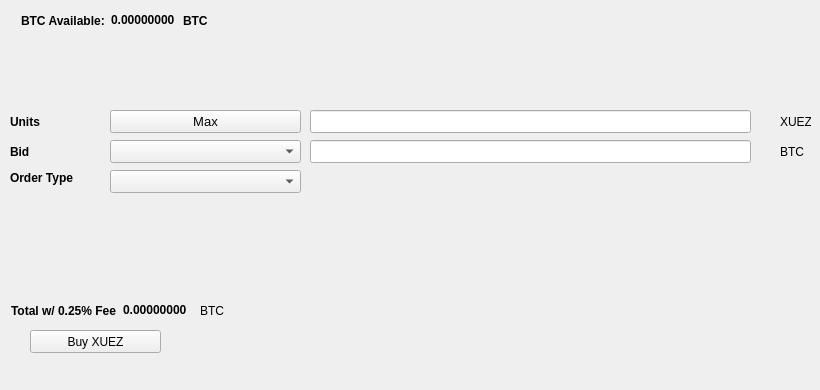
   <widget class="QWidget" name="BuyTab">
    <attribute name="title">
     <string>Buy</string>
    </attribute>
    <widget class="QPushButton" name="BuyXUEZ">
     <property name="geometry">
      <rect>
       <x>30</x>
       <y>330</y>
       <width>131</width>
       <height>23</height>
      </rect>
     </property>
     <property name="text">
      <string>Buy XUEZ</string>
     </property>
     <property name="icon">
      <iconset resource="../xuez.qrc">
       <normaloff>:/icons/bitcoin</normaloff>:/icons/bitcoin</iconset>
     </property>
    </widget>
    <widget class="QLabel" name="label_3">
     <property name="geometry">
      <rect>
       <x>10</x>
       <y>110</y>
       <width>46</width>
       <height>23</height>
      </rect>
     </property>
     <property name="font">
      <font>
       <weight>75</weight>
       <bold>true</bold>
      </font>
     </property>
     <property name="text">
      <string>Units</string>
     </property>
    </widget>
    <widget class="QLineEdit" name="UnitsInput">
     <property name="geometry">
      <rect>
       <x>310</x>
       <y>110</y>
       <width>441</width>
       <height>23</height>
      </rect>
     </property>
     <property name="font">
      <font>
       <pointsize>9</pointsize>
       <weight>75</weight>
       <bold>true</bold>
      </font>
     </property>
    </widget>
    <widget class="QLineEdit" name="BuyBidPriceEdit">
     <property name="geometry">
      <rect>
       <x>310</x>
       <y>140</y>
       <width>441</width>
       <height>23</height>
      </rect>
     </property>
     <property name="font">
      <font>
       <pointsize>9</pointsize>
       <weight>75</weight>
       <bold>true</bold>
      </font>
     </property>
    </widget>
    <widget class="QLabel" name="label_4">
     <property name="geometry">
      <rect>
       <x>780</x>
       <y>110</y>
       <width>31</width>
       <height>23</height>
      </rect>
     </property>
     <property name="text">
      <string>XUEZ</string>
     </property>
    </widget>
    <widget class="QLabel" name="label_5">
     <property name="geometry">
      <rect>
       <x>780</x>
       <y>140</y>
       <width>31</width>
       <height>23</height>
      </rect>
     </property>
     <property name="text">
      <string>BTC</string>
     </property>
    </widget>
    <widget class="QLabel" name="label_6">
     <property name="geometry">
      <rect>
       <x>10</x>
       <y>140</y>
       <width>46</width>
       <height>23</height>
      </rect>
     </property>
     <property name="font">
      <font>
       <weight>75</weight>
       <bold>true</bold>
      </font>
     </property>
     <property name="text">
      <string>Bid</string>
     </property>
    </widget>
    <widget class="QLabel" name="label_7">
     <property name="geometry">
      <rect>
       <x>10</x>
       <y>170</y>
       <width>91</width>
       <height>16</height>
      </rect>
     </property>
     <property name="font">
      <font>
       <weight>75</weight>
       <bold>true</bold>
      </font>
     </property>
     <property name="text">
      <string>Order Type</string>
     </property>
    </widget>
    <widget class="QPushButton" name="Buy_Max_Amount">
     <property name="geometry">
      <rect>
       <x>110</x>
       <y>110</y>
       <width>191</width>
       <height>23</height>
      </rect>
     </property>
     <property name="font">
      <font>
       <pointsize>10</pointsize>
      </font>
     </property>
     <property name="text">
      <string>Max</string>
     </property>
    </widget>
    <widget class="QComboBox" name="BuyBidcomboBox">
     <property name="geometry">
      <rect>
       <x>110</x>
       <y>140</y>
       <width>191</width>
       <height>23</height>
      </rect>
     </property>
     <property name="font">
      <font>
       <pointsize>10</pointsize>
      </font>
     </property>
    </widget>
    <widget class="QComboBox" name="buyOrdertypeCombo">
     <property name="geometry">
      <rect>
       <x>110</x>
       <y>170</y>
       <width>191</width>
       <height>23</height>
      </rect>
     </property>
     <property name="font">
      <font>
       <pointsize>10</pointsize>
      </font>
     </property>
    </widget>
    <widget class="QWidget" name="layoutWidget1">
     <property name="geometry">
      <rect>
       <x>21</x>
       <y>11</y>
       <width>227</width>
       <height>19</height>
      </rect>
     </property>
     <layout class="QHBoxLayout" name="horizontalLayout_3">
      <item>
       <widget class="QLabel" name="label232">
        <property name="font">
         <font>
          <weight>75</weight>
          <bold>true</bold>
         </font>
        </property>
        <property name="text">
         <string>BTC Available:</string>
        </property>
       </widget>
      </item>
      <item>
       <widget class="QLabel" name="BtcAvailableLbl">
        <property name="palette">
         <palette>
          <active>
           <colorrole role="WindowText">
            <brush brushstyle="SolidPattern">
             <color alpha="255">
              <red>0</red>
              <green>0</green>
              <blue>0</blue>
             </color>
            </brush>
           </colorrole>
           <colorrole role="Button">
            <brush brushstyle="SolidPattern">
             <color alpha="255">
              <red>0</red>
              <green>170</green>
              <blue>0</blue>
             </color>
            </brush>
           </colorrole>
           <colorrole role="Light">
            <brush brushstyle="SolidPattern">
             <color alpha="255">
              <red>0</red>
              <green>255</green>
              <blue>0</blue>
             </color>
            </brush>
           </colorrole>
           <colorrole role="Midlight">
            <brush brushstyle="SolidPattern">
             <color alpha="255">
              <red>0</red>
              <green>212</green>
              <blue>0</blue>
             </color>
            </brush>
           </colorrole>
           <colorrole role="Dark">
            <brush brushstyle="SolidPattern">
             <color alpha="255">
              <red>0</red>
              <green>85</green>
              <blue>0</blue>
             </color>
            </brush>
           </colorrole>
           <colorrole role="Mid">
            <brush brushstyle="SolidPattern">
             <color alpha="255">
              <red>0</red>
              <green>113</green>
              <blue>0</blue>
             </color>
            </brush>
           </colorrole>
           <colorrole role="Text">
            <brush brushstyle="SolidPattern">
             <color alpha="255">
              <red>0</red>
              <green>170</green>
              <blue>0</blue>
             </color>
            </brush>
           </colorrole>
           <colorrole role="BrightText">
            <brush brushstyle="SolidPattern">
             <color alpha="255">
              <red>255</red>
              <green>255</green>
              <blue>255</blue>
             </color>
            </brush>
           </colorrole>
           <colorrole role="ButtonText">
            <brush brushstyle="SolidPattern">
             <color alpha="255">
              <red>0</red>
              <green>0</green>
              <blue>0</blue>
             </color>
            </brush>
           </colorrole>
           <colorrole role="Base">
            <brush brushstyle="SolidPattern">
             <color alpha="255">
              <red>255</red>
              <green>255</green>
              <blue>255</blue>
             </color>
            </brush>
           </colorrole>
           <colorrole role="Window">
            <brush brushstyle="SolidPattern">
             <color alpha="255">
              <red>0</red>
              <green>170</green>
              <blue>0</blue>
             </color>
            </brush>
           </colorrole>
           <colorrole role="Shadow">
            <brush brushstyle="SolidPattern">
             <color alpha="255">
              <red>0</red>
              <green>0</green>
              <blue>0</blue>
             </color>
            </brush>
           </colorrole>
           <colorrole role="AlternateBase">
            <brush brushstyle="SolidPattern">
             <color alpha="255">
              <red>127</red>
              <green>212</green>
              <blue>127</blue>
             </color>
            </brush>
           </colorrole>
           <colorrole role="ToolTipBase">
            <brush brushstyle="SolidPattern">
             <color alpha="255">
              <red>255</red>
              <green>255</green>
              <blue>220</blue>
             </color>
            </brush>
           </colorrole>
           <colorrole role="ToolTipText">
            <brush brushstyle="SolidPattern">
             <color alpha="255">
              <red>0</red>
              <green>0</green>
              <blue>0</blue>
             </color>
            </brush>
           </colorrole>
          </active>
          <inactive>
           <colorrole role="WindowText">
            <brush brushstyle="SolidPattern">
             <color alpha="255">
              <red>0</red>
              <green>0</green>
              <blue>0</blue>
             </color>
            </brush>
           </colorrole>
           <colorrole role="Button">
            <brush brushstyle="SolidPattern">
             <color alpha="255">
              <red>0</red>
              <green>170</green>
              <blue>0</blue>
             </color>
            </brush>
           </colorrole>
           <colorrole role="Light">
            <brush brushstyle="SolidPattern">
             <color alpha="255">
              <red>0</red>
              <green>255</green>
              <blue>0</blue>
             </color>
            </brush>
           </colorrole>
           <colorrole role="Midlight">
            <brush brushstyle="SolidPattern">
             <color alpha="255">
              <red>0</red>
              <green>212</green>
              <blue>0</blue>
             </color>
            </brush>
           </colorrole>
           <colorrole role="Dark">
            <brush brushstyle="SolidPattern">
             <color alpha="255">
              <red>0</red>
              <green>85</green>
              <blue>0</blue>
             </color>
            </brush>
           </colorrole>
           <colorrole role="Mid">
            <brush brushstyle="SolidPattern">
             <color alpha="255">
              <red>0</red>
              <green>113</green>
              <blue>0</blue>
             </color>
            </brush>
           </colorrole>
           <colorrole role="Text">
            <brush brushstyle="SolidPattern">
             <color alpha="255">
              <red>0</red>
              <green>170</green>
              <blue>0</blue>
             </color>
            </brush>
           </colorrole>
           <colorrole role="BrightText">
            <brush brushstyle="SolidPattern">
             <color alpha="255">
              <red>255</red>
              <green>255</green>
              <blue>255</blue>
             </color>
            </brush>
           </colorrole>
           <colorrole role="ButtonText">
            <brush brushstyle="SolidPattern">
             <color alpha="255">
              <red>0</red>
              <green>0</green>
              <blue>0</blue>
             </color>
            </brush>
           </colorrole>
           <colorrole role="Base">
            <brush brushstyle="SolidPattern">
             <color alpha="255">
              <red>255</red>
              <green>255</green>
              <blue>255</blue>
             </color>
            </brush>
           </colorrole>
           <colorrole role="Window">
            <brush brushstyle="SolidPattern">
             <color alpha="255">
              <red>0</red>
              <green>170</green>
              <blue>0</blue>
             </color>
            </brush>
           </colorrole>
           <colorrole role="Shadow">
            <brush brushstyle="SolidPattern">
             <color alpha="255">
              <red>0</red>
              <green>0</green>
              <blue>0</blue>
             </color>
            </brush>
           </colorrole>
           <colorrole role="AlternateBase">
            <brush brushstyle="SolidPattern">
             <color alpha="255">
              <red>127</red>
              <green>212</green>
              <blue>127</blue>
             </color>
            </brush>
           </colorrole>
           <colorrole role="ToolTipBase">
            <brush brushstyle="SolidPattern">
             <color alpha="255">
              <red>255</red>
              <green>255</green>
              <blue>220</blue>
             </color>
            </brush>
           </colorrole>
           <colorrole role="ToolTipText">
            <brush brushstyle="SolidPattern">
             <color alpha="255">
              <red>0</red>
              <green>0</green>
              <blue>0</blue>
             </color>
            </brush>
           </colorrole>
          </inactive>
          <disabled>
           <colorrole role="WindowText">
            <brush brushstyle="SolidPattern">
             <color alpha="255">
              <red>0</red>
              <green>85</green>
              <blue>0</blue>
             </color>
            </brush>
           </colorrole>
           <colorrole role="Button">
            <brush brushstyle="SolidPattern">
             <color alpha="255">
              <red>0</red>
              <green>170</green>
              <blue>0</blue>
             </color>
            </brush>
           </colorrole>
           <colorrole role="Light">
            <brush brushstyle="SolidPattern">
             <color alpha="255">
              <red>0</red>
              <green>255</green>
              <blue>0</blue>
             </color>
            </brush>
           </colorrole>
           <colorrole role="Midlight">
            <brush brushstyle="SolidPattern">
             <color alpha="255">
              <red>0</red>
              <green>212</green>
              <blue>0</blue>
             </color>
            </brush>
           </colorrole>
           <colorrole role="Dark">
            <brush brushstyle="SolidPattern">
             <color alpha="255">
              <red>0</red>
              <green>85</green>
              <blue>0</blue>
             </color>
            </brush>
           </colorrole>
           <colorrole role="Mid">
            <brush brushstyle="SolidPattern">
             <color alpha="255">
              <red>0</red>
              <green>113</green>
              <blue>0</blue>
             </color>
            </brush>
           </colorrole>
           <colorrole role="Text">
            <brush brushstyle="SolidPattern">
             <color alpha="255">
              <red>0</red>
              <green>85</green>
              <blue>0</blue>
             </color>
            </brush>
           </colorrole>
           <colorrole role="BrightText">
            <brush brushstyle="SolidPattern">
             <color alpha="255">
              <red>255</red>
              <green>255</green>
              <blue>255</blue>
             </color>
            </brush>
           </colorrole>
           <colorrole role="ButtonText">
            <brush brushstyle="SolidPattern">
             <color alpha="255">
              <red>0</red>
              <green>85</green>
              <blue>0</blue>
             </color>
            </brush>
           </colorrole>
           <colorrole role="Base">
            <brush brushstyle="SolidPattern">
             <color alpha="255">
              <red>0</red>
              <green>170</green>
              <blue>0</blue>
             </color>
            </brush>
           </colorrole>
           <colorrole role="Window">
            <brush brushstyle="SolidPattern">
             <color alpha="255">
              <red>0</red>
              <green>170</green>
              <blue>0</blue>
             </color>
            </brush>
           </colorrole>
           <colorrole role="Shadow">
            <brush brushstyle="SolidPattern">
             <color alpha="255">
              <red>0</red>
              <green>0</green>
              <blue>0</blue>
             </color>
            </brush>
           </colorrole>
           <colorrole role="AlternateBase">
            <brush brushstyle="SolidPattern">
             <color alpha="255">
              <red>0</red>
              <green>170</green>
              <blue>0</blue>
             </color>
            </brush>
           </colorrole>
           <colorrole role="ToolTipBase">
            <brush brushstyle="SolidPattern">
             <color alpha="255">
              <red>255</red>
              <green>255</green>
              <blue>220</blue>
             </color>
            </brush>
           </colorrole>
           <colorrole role="ToolTipText">
            <brush brushstyle="SolidPattern">
             <color alpha="255">
              <red>0</red>
              <green>0</green>
              <blue>0</blue>
             </color>
            </brush>
           </colorrole>
          </disabled>
         </palette>
        </property>
        <property name="font">
         <font>
          <weight>75</weight>
          <bold>true</bold>
         </font>
        </property>
        <property name="text">
         <string>0.00000000</string>
        </property>
        <property name="textInteractionFlags">
         <set>Qt::LinksAccessibleByMouse|Qt::TextSelectableByKeyboard|Qt::TextSelectableByMouse</set>
        </property>
       </widget>
      </item>
      <item>
       <widget class="QLabel" name="BtcAvailableLbl_2">
        <property name="font">
         <font>
          <weight>75</weight>
          <bold>true</bold>
         </font>
        </property>
        <property name="text">
         <string>BTC</string>
        </property>
       </widget>
      </item>
     </layout>
    </widget>
    <widget class="QWidget" name="layoutWidge2">
     <property name="geometry">
      <rect>
       <x>11</x>
       <y>301</y>
       <width>259</width>
       <height>19</height>
      </rect>
     </property>
     <layout class="QHBoxLayout" name="horizontalLayout_4">
      <item>
       <widget class="QLabel" name="label_9">
        <property name="font">
         <font>
          <weight>75</weight>
          <bold>true</bold>
         </font>
        </property>
        <property name="text">
         <string>Total w/ 0.25% Fee</string>
        </property>
       </widget>
      </item>
      <item>
       <widget class="QLabel" name="BuyCostLabel">
        <property name="palette">
         <palette>
          <active>
           <colorrole role="WindowText">
            <brush brushstyle="SolidPattern">
             <color alpha="255">
              <red>0</red>
              <green>0</green>
              <blue>0</blue>
             </color>
            </brush>
           </colorrole>
           <colorrole role="Button">
            <brush brushstyle="SolidPattern">
             <color alpha="255">
              <red>0</red>
              <green>170</green>
              <blue>0</blue>
             </color>
            </brush>
           </colorrole>
           <colorrole role="Light">
            <brush brushstyle="SolidPattern">
             <color alpha="255">
              <red>0</red>
              <green>255</green>
              <blue>0</blue>
             </color>
            </brush>
           </colorrole>
           <colorrole role="Midlight">
            <brush brushstyle="SolidPattern">
             <color alpha="255">
              <red>0</red>
              <green>212</green>
              <blue>0</blue>
             </color>
            </brush>
           </colorrole>
           <colorrole role="Dark">
            <brush brushstyle="SolidPattern">
             <color alpha="255">
              <red>0</red>
              <green>85</green>
              <blue>0</blue>
             </color>
            </brush>
           </colorrole>
           <colorrole role="Mid">
            <brush brushstyle="SolidPattern">
             <color alpha="255">
              <red>0</red>
              <green>113</green>
              <blue>0</blue>
             </color>
            </brush>
           </colorrole>
           <colorrole role="Text">
            <brush brushstyle="SolidPattern">
             <color alpha="255">
              <red>0</red>
              <green>170</green>
              <blue>0</blue>
             </color>
            </brush>
           </colorrole>
           <colorrole role="BrightText">
            <brush brushstyle="SolidPattern">
             <color alpha="255">
              <red>255</red>
              <green>255</green>
              <blue>255</blue>
             </color>
            </brush>
           </colorrole>
           <colorrole role="ButtonText">
            <brush brushstyle="SolidPattern">
             <color alpha="255">
              <red>0</red>
              <green>0</green>
              <blue>0</blue>
             </color>
            </brush>
           </colorrole>
           <colorrole role="Base">
            <brush brushstyle="SolidPattern">
             <color alpha="255">
              <red>255</red>
              <green>255</green>
              <blue>255</blue>
             </color>
            </brush>
           </colorrole>
           <colorrole role="Window">
            <brush brushstyle="SolidPattern">
             <color alpha="255">
              <red>0</red>
              <green>170</green>
              <blue>0</blue>
             </color>
            </brush>
           </colorrole>
           <colorrole role="Shadow">
            <brush brushstyle="SolidPattern">
             <color alpha="255">
              <red>0</red>
              <green>0</green>
              <blue>0</blue>
             </color>
            </brush>
           </colorrole>
           <colorrole role="AlternateBase">
            <brush brushstyle="SolidPattern">
             <color alpha="255">
              <red>127</red>
              <green>212</green>
              <blue>127</blue>
             </color>
            </brush>
           </colorrole>
           <colorrole role="ToolTipBase">
            <brush brushstyle="SolidPattern">
             <color alpha="255">
              <red>255</red>
              <green>255</green>
              <blue>220</blue>
             </color>
            </brush>
           </colorrole>
           <colorrole role="ToolTipText">
            <brush brushstyle="SolidPattern">
             <color alpha="255">
              <red>0</red>
              <green>0</green>
              <blue>0</blue>
             </color>
            </brush>
           </colorrole>
          </active>
          <inactive>
           <colorrole role="WindowText">
            <brush brushstyle="SolidPattern">
             <color alpha="255">
              <red>0</red>
              <green>0</green>
              <blue>0</blue>
             </color>
            </brush>
           </colorrole>
           <colorrole role="Button">
            <brush brushstyle="SolidPattern">
             <color alpha="255">
              <red>0</red>
              <green>170</green>
              <blue>0</blue>
             </color>
            </brush>
           </colorrole>
           <colorrole role="Light">
            <brush brushstyle="SolidPattern">
             <color alpha="255">
              <red>0</red>
              <green>255</green>
              <blue>0</blue>
             </color>
            </brush>
           </colorrole>
           <colorrole role="Midlight">
            <brush brushstyle="SolidPattern">
             <color alpha="255">
              <red>0</red>
              <green>212</green>
              <blue>0</blue>
             </color>
            </brush>
           </colorrole>
           <colorrole role="Dark">
            <brush brushstyle="SolidPattern">
             <color alpha="255">
              <red>0</red>
              <green>85</green>
              <blue>0</blue>
             </color>
            </brush>
           </colorrole>
           <colorrole role="Mid">
            <brush brushstyle="SolidPattern">
             <color alpha="255">
              <red>0</red>
              <green>113</green>
              <blue>0</blue>
             </color>
            </brush>
           </colorrole>
           <colorrole role="Text">
            <brush brushstyle="SolidPattern">
             <color alpha="255">
              <red>0</red>
              <green>170</green>
              <blue>0</blue>
             </color>
            </brush>
           </colorrole>
           <colorrole role="BrightText">
            <brush brushstyle="SolidPattern">
             <color alpha="255">
              <red>255</red>
              <green>255</green>
              <blue>255</blue>
             </color>
            </brush>
           </colorrole>
           <colorrole role="ButtonText">
            <brush brushstyle="SolidPattern">
             <color alpha="255">
              <red>0</red>
              <green>0</green>
              <blue>0</blue>
             </color>
            </brush>
           </colorrole>
           <colorrole role="Base">
            <brush brushstyle="SolidPattern">
             <color alpha="255">
              <red>255</red>
              <green>255</green>
              <blue>255</blue>
             </color>
            </brush>
           </colorrole>
           <colorrole role="Window">
            <brush brushstyle="SolidPattern">
             <color alpha="255">
              <red>0</red>
              <green>170</green>
              <blue>0</blue>
             </color>
            </brush>
           </colorrole>
           <colorrole role="Shadow">
            <brush brushstyle="SolidPattern">
             <color alpha="255">
              <red>0</red>
              <green>0</green>
              <blue>0</blue>
             </color>
            </brush>
           </colorrole>
           <colorrole role="AlternateBase">
            <brush brushstyle="SolidPattern">
             <color alpha="255">
              <red>127</red>
              <green>212</green>
              <blue>127</blue>
             </color>
            </brush>
           </colorrole>
           <colorrole role="ToolTipBase">
            <brush brushstyle="SolidPattern">
             <color alpha="255">
              <red>255</red>
              <green>255</green>
              <blue>220</blue>
             </color>
            </brush>
           </colorrole>
           <colorrole role="ToolTipText">
            <brush brushstyle="SolidPattern">
             <color alpha="255">
              <red>0</red>
              <green>0</green>
              <blue>0</blue>
             </color>
            </brush>
           </colorrole>
          </inactive>
          <disabled>
           <colorrole role="WindowText">
            <brush brushstyle="SolidPattern">
             <color alpha="255">
              <red>0</red>
              <green>85</green>
              <blue>0</blue>
             </color>
            </brush>
           </colorrole>
           <colorrole role="Button">
            <brush brushstyle="SolidPattern">
             <color alpha="255">
              <red>0</red>
              <green>170</green>
              <blue>0</blue>
             </color>
            </brush>
           </colorrole>
           <colorrole role="Light">
            <brush brushstyle="SolidPattern">
             <color alpha="255">
              <red>0</red>
              <green>255</green>
              <blue>0</blue>
             </color>
            </brush>
           </colorrole>
           <colorrole role="Midlight">
            <brush brushstyle="SolidPattern">
             <color alpha="255">
              <red>0</red>
              <green>212</green>
              <blue>0</blue>
             </color>
            </brush>
           </colorrole>
           <colorrole role="Dark">
            <brush brushstyle="SolidPattern">
             <color alpha="255">
              <red>0</red>
              <green>85</green>
              <blue>0</blue>
             </color>
            </brush>
           </colorrole>
           <colorrole role="Mid">
            <brush brushstyle="SolidPattern">
             <color alpha="255">
              <red>0</red>
              <green>113</green>
              <blue>0</blue>
             </color>
            </brush>
           </colorrole>
           <colorrole role="Text">
            <brush brushstyle="SolidPattern">
             <color alpha="255">
              <red>0</red>
              <green>85</green>
              <blue>0</blue>
             </color>
            </brush>
           </colorrole>
           <colorrole role="BrightText">
            <brush brushstyle="SolidPattern">
             <color alpha="255">
              <red>255</red>
              <green>255</green>
              <blue>255</blue>
             </color>
            </brush>
           </colorrole>
           <colorrole role="ButtonText">
            <brush brushstyle="SolidPattern">
             <color alpha="255">
              <red>0</red>
              <green>85</green>
              <blue>0</blue>
             </color>
            </brush>
           </colorrole>
           <colorrole role="Base">
            <brush brushstyle="SolidPattern">
             <color alpha="255">
              <red>0</red>
              <green>170</green>
              <blue>0</blue>
             </color>
            </brush>
           </colorrole>
           <colorrole role="Window">
            <brush brushstyle="SolidPattern">
             <color alpha="255">
              <red>0</red>
              <green>170</green>
              <blue>0</blue>
             </color>
            </brush>
           </colorrole>
           <colorrole role="Shadow">
            <brush brushstyle="SolidPattern">
             <color alpha="255">
              <red>0</red>
              <green>0</green>
              <blue>0</blue>
             </color>
            </brush>
           </colorrole>
           <colorrole role="AlternateBase">
            <brush brushstyle="SolidPattern">
             <color alpha="255">
              <red>0</red>
              <green>170</green>
              <blue>0</blue>
             </color>
            </brush>
           </colorrole>
           <colorrole role="ToolTipBase">
            <brush brushstyle="SolidPattern">
             <color alpha="255">
              <red>255</red>
              <green>255</green>
              <blue>220</blue>
             </color>
            </brush>
           </colorrole>
           <colorrole role="ToolTipText">
            <brush brushstyle="SolidPattern">
             <color alpha="255">
              <red>0</red>
              <green>0</green>
              <blue>0</blue>
             </color>
            </brush>
           </colorrole>
          </disabled>
         </palette>
        </property>
        <property name="font">
         <font>
          <weight>75</weight>
          <bold>true</bold>
         </font>
        </property>
        <property name="autoFillBackground">
         <bool>false</bool>
        </property>
        <property name="text">
         <string>0.00000000</string>
        </property>
        <property name="textInteractionFlags">
         <set>Qt::LinksAccessibleByMouse|Qt::TextSelectableByMouse</set>
        </property>
       </widget>
      </item>
      <item>
       <widget class="QLabel" name="label_10">
        <property name="font">
         <font>
          <weight>50</weight>
          <bold>false</bold>
         </font>
        </property>
        <property name="text">
         <string>BTC</string>
        </property>
       </widget>
      </item>
     </layout>
    </widget>
    <widget class="QLabel" name="label_24">
     <property name="geometry">
      <rect>
       <x>460</x>
       <y>300</y>
       <width>281</width>
       <height>81</height>
      </rect>
     </property>
     <property name="text">
      <string/>
     </property>
     <property name="pixmap">
      <pixmap>:/images/bittrex</pixmap>
     </property>
    </widget>
   </widget>
